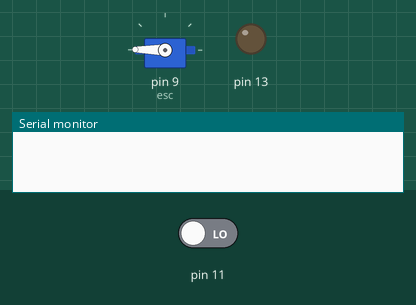
The sketch below on a simulated Arduino Uno, built with avr-gcc and run on an emulated ATmega328P. Shown: servo, output pins drawn as LEDs (lit = HIGH), the last lines printed to the serial monitor. The test bench sets the inputs (shaded band); at power-on: pin 11 LOW.

Above: at 0.1 s.
At 4.7 s:
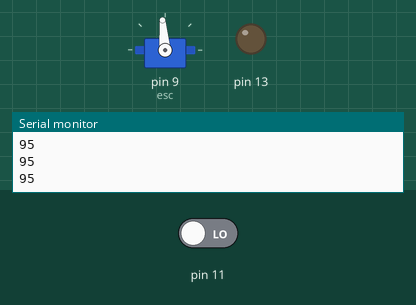
4.8 s: pin 11 driven HIGH
At 5.7 s:
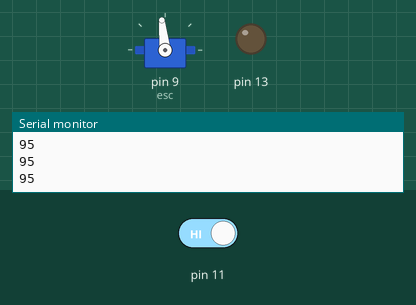
Timing chart, 0 to 39.4 s (numbered marks = the images above; inputs shaded):
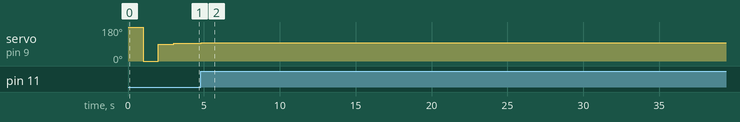

The sketch:

robocon1.ino
```cpp
#include <Servo.h>
//#define maxs 2300
//#define neutral 1400
//#define mins 400
//#define pin 9
//Servo motor;
Servo esc;

//#define sensor 18
int dela = 0;
int dyndel = 70;
unsigned int time = 0, RPM = 0, cim = 95;


void setup()
{ Serial.begin(9600);
  esc.attach(9);
  esc.write(179);
  delay(1000);
  esc.write(0);
  delay(1000);
  esc.write(90);
  delay(1000);

  //pinMode(sensor, INPUT);
  //  pinMode(start, INPUT);
  pinMode(13, OUTPUT);
  pinMode(11, INPUT);
  pinMode(12, INPUT);
  rpm_set();


}


/*int delay1()
  {
  //unsigned int long k;
  int i, j;
  unsigned int count = 0;
  for (i = 0; i < 1000; i++)
  {
    for (j = 0; j < 1227; j++)
    {
      if (digitalRead(sensor))
      {
        count++;
        while (digitalRead(sensor));
      }
    }
  }
  return count;
  }*/

/*void rpm_calc()
  {
  //unsigned int time = 0, RPM = 0;
  time = delay1();

  RPM = (time * 12) / 4; //no of blades


  }*/

/*void rpm_print()
  {
            digitalWrite(one_seg, HIGH);
            digitalWrite(ten_seg, LOW);
            digitalWrite(hund_seg, LOW);
            digitalWrite(thousand_seg, LOW);

            for (int i = 0; i <= 7; i++)
            {
              digitalWrite(i, data[one][i]);
            } delay(5);


            digitalWrite(one_seg, LOW);
            digitalWrite(ten_seg, HIGH);
            digitalWrite(hund_seg, LOW);
            digitalWrite(thousand_seg, LOW);

            for (int i = 0; i <= 7; i++)
            {
              digitalWrite(i, data[ten][i]);
            } delay(5);

            digitalWrite(one_seg, LOW);
            digitalWrite(ten_seg, LOW);
            digitalWrite(hund_seg, HIGH);
            digitalWrite(thousand_seg, LOW);

            for (int i = 0; i <= 7; i++)
            {
              digitalWrite(i, data[hund][i]);
            } delay(5);

            digitalWrite(one_seg, LOW);
            digitalWrite(ten_seg, LOW);
            digitalWrite(hund_seg, LOW);
            digitalWrite(thousand_seg, HIGH);

            for (int i = 0; i <= 7; i++)
            {
              digitalWrite(i, data[thous][i]);
            } delay(5);


  }*/

void rpm_set()
{
  esc.write(cim);
  delay(500);
}

void loop()
{
  if (digitalRead(11) == HIGH)
  {
    delay(15);
    while (digitalRead(11) == HIGH)
    {
      cim++;
      if (cim >= 179)
      {
        cim = 179;
      }
      if (dyndel >= 10)
      {
        dyndel = dyndel - 5;
      }
      while (dela < dyndel)
      {
        delay(10);
        rpm_set();

        dela++;


      }
      dela = 0;


    }
    dyndel = 70;
  }


  /*if (digitalRead(12) == HIGH)
    {
    delay(15);
    while (digitalRead(12) == HIGH)
    {
      cim--;
      if (cim == 95)
      {
        cim = 95;
      }
      if (dyndel >= 10)
      {
        dyndel = dyndel - 5;
      }
      while (dela < dyndel)
      {
        rpm_set();
        dela++;
      }
      dela = 0;

    }
    dyndel = 70;
    }*/

  Serial.println(cim);
}
```

Measured:
- after the input at 4.8 s, servo on pin 9 (esc): 95° → 96° at once, → 97° 33.2 s later
